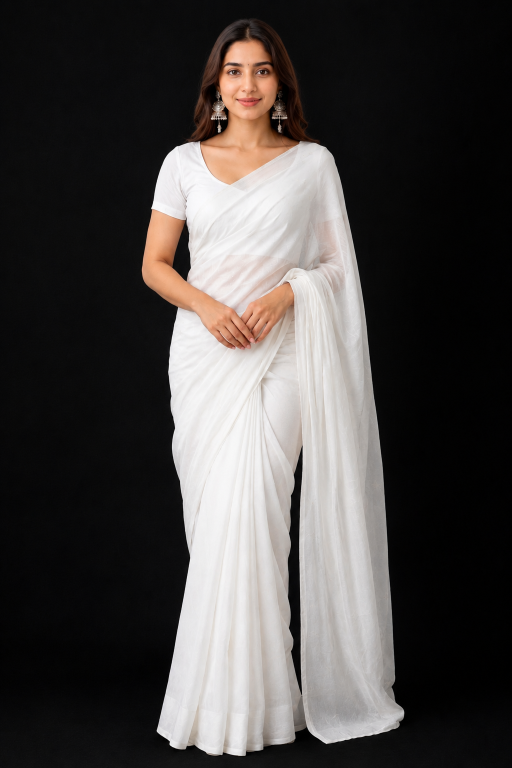
#> input picture Backend/base_models/base_models/front/model.png, 1024 x 1536 px (shown at 1/2 size)
$ python overlay_test.py
#> lines starting #> are read from the running program, lines starting #| are printed output that depends on the picture
import cv2
import numpy as np
import os

model = cv2.imread("model.png")
#> model is the input picture: shape (1536, 1024, 3); mean B, G, R 67.9, 69.4, 73

mask = cv2.imread(
    "masks/bottom_body.png",
    cv2.IMREAD_GRAYSCALE
)

texture = cv2.imread(
    r"E:\vto_project\assets\saree_texture.webp"
)
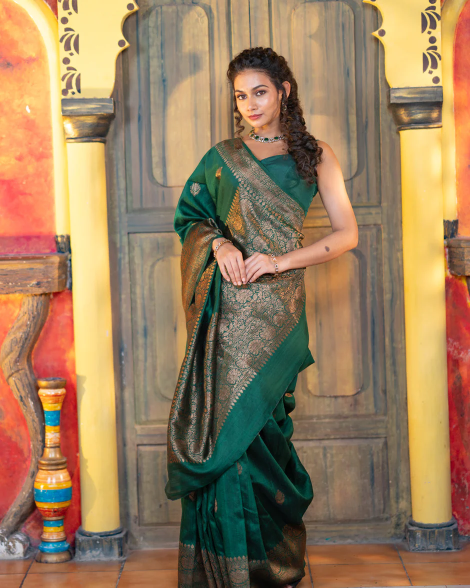
#> input picture Backend/assets/saree_texture.webp, 940 x 1175 px, found by its file name (shown at 1/2 size)
#> texture is the input picture: shape (1175, 940, 3); mean B, G, R 94.1, 126.3, 154

print("model loaded:", model is not None)
#| model loaded: True
print("mask loaded:", mask is not None)
#| mask loaded: False
print("texture loaded:", texture is not None)
#| texture loaded: True

h, w = model.shape[:2]
#> h = 1536; w = 1024

texture = cv2.resize(texture, (w, h))
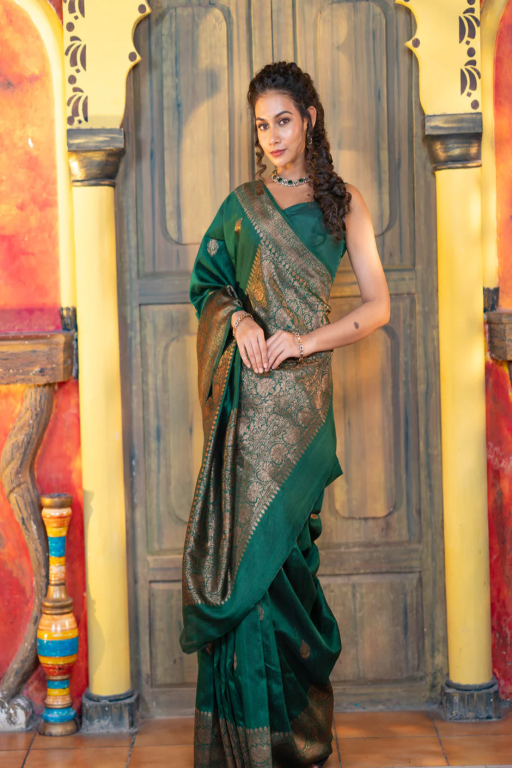
#> texture: shape (1536, 1024, 3) (shown at 1/2 size); mean B, G, R 94, 126.2, 153.9

#> (the run stopped early here; a loop or call above may not have finished)
